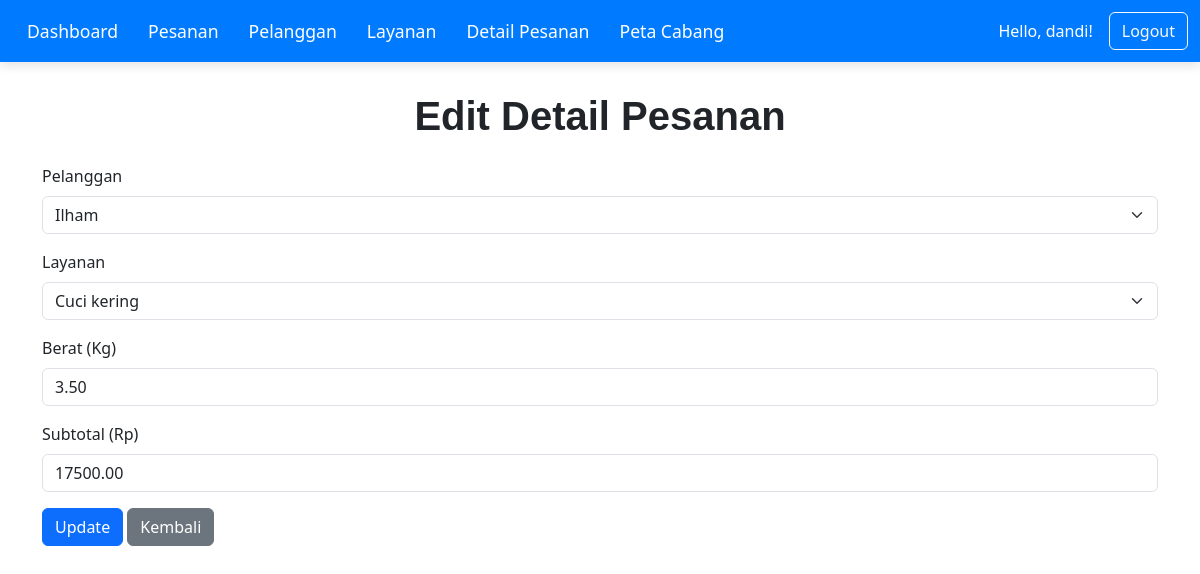
/edit_detail_pesanan.php?id=1 (signed in), run on the app's committed database.
### tables this page shows
CREATE TABLE `detail_pesanan` (
  `id_detail` INT AUTO_INCREMENT PRIMARY KEY,
  `id_pelanggan` INT NOT NULL,
  `id_pesanan` INT NOT NULL,
  `id_layanan` INT NOT NULL,
  `berat_kg` DECIMAL(5,2) NOT NULL,
  `sub_total` DECIMAL(10,2) DEFAULT NULL,
  FOREIGN KEY (`id_pelanggan`) REFERENCES `pelanggan`(`id_pelanggan`)
    ON DELETE CASCADE
    ON UPDATE CASCADE,
  FOREIGN KEY (`id_pesanan`) REFERENCES `pesanan`(`id_pesanan`)
    ON DELETE CASCADE
    ON UPDATE CASCADE,
  FOREIGN KEY (`id_layanan`) REFERENCES `layanan`(`id_layanan`)
    ON DELETE CASCADE
    ON UPDATE CASCADE
);

CREATE TABLE `pelanggan` (
  `id_pelanggan` INT AUTO_INCREMENT PRIMARY KEY,
  `nama_pelanggan` VARCHAR(100) NOT NULL,
  `no_telepon` VARCHAR(15) NOT NULL,
  `alamat` VARCHAR(255) DEFAULT NULL
);

CREATE TABLE `layanan` (
  `id_layanan` INT AUTO_INCREMENT PRIMARY KEY,
  `nama_layanan` VARCHAR(50) NOT NULL,
  `harga_per_kg` DECIMAL(10,2) NOT NULL
);

### edit_detail_pesanan.php (the view, shortened to what this page needs)
<?php
include 'koneksi.php';
if (isset($_GET['id'])) {
    $id_detail = $_GET['id'];
    $query = "SELECT * FROM detail_pesanan WHERE id_detail = $id_detail";
    $result = mysqli_query($conn, $query);
    if (mysqli_num_rows($result) > 0) {
        $row = mysqli_fetch_assoc($result);
    } else {
        echo "Data tidak ditemukan!";
        exit();
    }
}
$query_pelanggan = "SELECT * FROM pelanggan";
$query_layanan = "SELECT * FROM layanan";
$pelanggan_result = mysqli_query($conn, $query_pelanggan);
$layanan_result = mysqli_query($conn, $query_layanan);
?>
<!DOCTYPE html>
<html lang="en">
<head>
    <link href="https://cdn.jsdelivr.net/npm/bootstrap@5.3.0/dist/css/bootstrap.min.css" rel="stylesheet">
</head>
<body>
    <?php include 'nav.php'; ?>
    <div class="container">
        <h1 class="text-center mb-4">Edit Detail Pesanan</h1>
        <form action="" method="POST">
            <div class="mb-3">
                <label for="id_pelanggan" class="form-label">Pelanggan</label>
                <select class="form-select" id="id_pelanggan" name="id_pelanggan" required>
                    <?php while ($pelanggan = mysqli_fetch_assoc($pelanggan_result)): ?>
                        <option value="<?php echo $pelanggan['id_pelanggan']; ?>" <?php echo ($pelanggan['id_pelanggan'] == $row['id_pelanggan']) ? 'selected' : ''; ?>>
                            <?php echo $pelanggan['nama_pelanggan']; ?>
                        </option>
                    <?php endwhile; ?>
                </select>
            </div>
            <div class="mb-3">
                <label for="id_layanan" class="form-label">Layanan</label>
                <select class="form-select" id="id_layanan" name="id_layanan" required onchange="updateSubTotal()">
                    <?php while ($layanan = mysqli_fetch_assoc($layanan_result)): ?>
                        <option value="<?php echo $layanan['id_layanan']; ?>"
                            data-harga="<?php echo $layanan['harga_per_kg']; ?>"
                            <?php echo ($layanan['id_layanan'] == $row['id_layanan']) ? 'selected' : ''; ?>>
                            <?php echo $layanan['nama_layanan']; ?>
                        </option>
                    <?php endwhile; ?>
                </select>
            </div>
            <div class="mb-3">
                <label for="berat_kg" class="form-label">Berat (Kg)</label>
                <input type="number" class="form-control" id="berat_kg" name="berat_kg" value="<?php echo $row['berat_kg']; ?>" required oninput="updateSubTotal()">
            </div>
            <div class="mb-3">
                <label for="sub_total" class="form-label">Subtotal (Rp)</label>
                <input type="number" class="form-control" id="sub_total" name="sub_total" value="<?php echo $row['sub_total']; ?>" readonly>
            </div>
            <button type="submit" class="btn btn-primary" name="submit">Update</button>
            <a href="detail_pesanan.php" class="btn btn-secondary">Kembali</a>
        </form>
    </div>
</body>
</html>

### edit_detail_pesanan.php (style rules this page uses)
.container { margin-top: 30px; }
h1 { font-family: 'Poppins', sans-serif; font-weight: 600; }

### data on the page
detail_pesanan: id_pelanggan "Ilham", id_layanan "Cuci kering", berat_kg "3.50", sub_total "17500.00"

### other printed values
$_SESSION['username'] "dandi"
